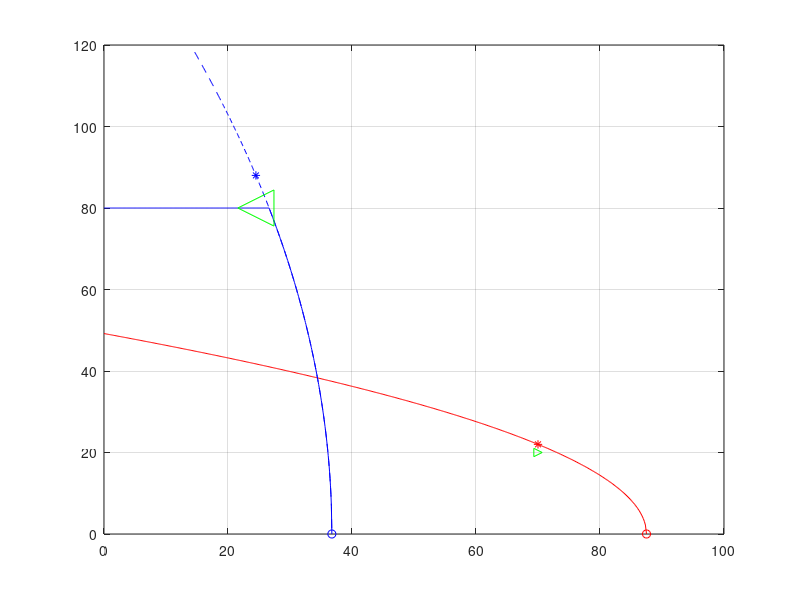

This chart was generated by the following MATLAB code: (Note: this script raises an error after producing the figure.)
% Program for estimating the main characteristics of the actuation system
% Configuration A means: all area is used for acting
% Configuration B means: only low airspeed area is used for acting
clear all
%--------------------------------------------------------------------------
% Input data and parameters------------------------------------------------
load('actuationInputDataListDualTandem.mat')
% Conversion---------------------------------------------------------------
load('actuationUnitsConversion.mat')
%--------------------------------------------------------------------------
% Parameters for computation ----------------------------------------------
hingeRatioConfB = Hm1 / Hm0;
%--------------------------------------------------------------------------
% Cylinder and valve sizing
%--------------------------------------------------------------------------
% Arm / area / stroke -----------------------------------------------------
PS_Pa = PS_psi * psi2Pa;
% Configuration A (high airspeed configuration)
A_armArea_hingeReq = (Hm1/PS_Pa) / A_sizingCriteria; % m^3, hinge moment req
A_armArea_stiffReq = (Hm0/PS_Pa); % m^3, stiffness req
A_armArea = max(A_armArea_stiffReq,A_armArea_hingeReq);
A_area = A_armArea / arm; % m^2
A_totalVol = volumeRatio * A_armArea * deltaRange_deg * deg2rad; %m^3
% Configuration B (low speed configuration)
B_armArea = (Hm2/PS_Pa) / B_sizingCriteria; % m^3, hinge moment req
B_area = B_armArea / arm; % m^2
B_totalVol = volumeRatio * B_armArea * deltaRange_deg * deg2rad;
% Common to both configurations
stroke_m = deltaRange_deg * deg2rad * arm; % m
    stroke_mm = stroke_m * 1e3;
%--------------------------------------------------------------------------
% Valve size --------------------------------------------------------------
    dotdelta1_rad = dotdelta1_deg * deg2rad; 
    dotdelta2_rad = dotdelta2_deg * deg2rad;
% Configuration A (high airspeed configuration)
A_QNL_m3s = loadFlowMargin * A_armArea * ...
    dotdelta1_rad / sqrt(1 - A_sizingCriteria);
    A_QNL_lpm = A_QNL_m3s * m3s2lpm;
% Configuration B (low speed configuration)
B_QNL_m3s = loadFlowMargin * B_armArea * ...
    dotdelta2_rad / sqrt(1 - B_sizingCriteria);
    B_QNL_lpm = B_QNL_m3s * m3s2lpm;
%--------------------------------------------------------------------------
% Pressure-flow curves
%--------------------------------------------------------------------------
PL_psi = 0:10:PS_psi;
% Configuration A (high airspeed configuration)
    A_rateLimit_rad = A_rateLimit_deg * deg2rad;
A_QL_rateLimit = loadFlowMargin * A_rateLimit_rad * A_armArea;

A_QL_m3s = A_QNL_m3s * sqrt(1 - PL_psi./PS_psi);
A_QL_m3s_RL = min(A_QL_rateLimit,A_QNL_m3s * sqrt(1 - PL_psi/PS_psi));
    A_QL_lpm = A_QL_m3s * m3s2lpm;
    A_QL_lpm_RL = A_QL_m3s_RL * m3s2lpm;
% Configuration B (low speed configuration)
B_rateLimit_rad = B_rateLimit_deg * deg2rad;
B_QL_rateLimit = loadFlowMargin * B_rateLimit_rad * B_armArea;
B_QL_m3s = B_QNL_m3s * sqrt(1 - PL_psi./PS_psi);
B_QL_m3s_RL = min(B_QL_rateLimit,B_QNL_m3s * sqrt(1 - PL_psi/PS_psi));
    B_QL_lpm = B_QL_m3s * m3s2lpm;
    B_QL_lpm_RL = B_QL_m3s_RL * m3s2lpm;
% 
% plot(PL_psi,A_QL_lpm,'*',PL_psi,B_QL_lpm,'*',...
%     PL_psi,A_QL_lpm_RL,PL_psi,B_QL_lpm_RL),grid
% legend('high airspeed chambers','low airspeed chambers',...
%     'high airspeed chambers RL','low speed chambers RL')

%--------------------------------------------------------------------------
% Load-velocity curves
%--------------------------------------------------------------------------
% Configuration A (high airspeed configuration)
A_load_N = PL_psi*psi2Pa * A_area;
A_velocity_ms = A_QL_m3s / A_area;
A_velocity_ms_RL = A_QL_m3s_RL / A_area;

A_load_KN = A_load_N * 1e-3;
    A_velocity_mms = A_velocity_ms * 1e3;
    A_velocity_mms_RL = A_velocity_ms_RL * 1e3;
% Configuration B (low speed configuration)
B_load_N = PL_psi * psi2Pa * B_area;
B_velocity_ms = B_QL_m3s / B_area;
B_velocity_ms_RL = B_QL_m3s_RL / B_area;
    B_load_KN = B_load_N * 1e-3;
    B_velocity_mms = B_velocity_ms * 1e3;
    B_velocity_mms_RL = B_velocity_ms_RL * 1e3;
% plot(A_load_KN,A_velocity_mms,'*',B_load_KN,B_velocity_mms,'*',...
%     A_load_KN,A_velocity_mms_RL,B_load_KN,B_velocity_mms_RL),grid
% legend('high airspeed chambers','low airspeed chambers',...
%      'high airspeed chambers RL','low speed chambers RL')

%--------------------------------------------------------------------------
% Hinge-rate curves
%--------------------------------------------------------------------------
% Configuration A (high speed configuration)
A_Hinge_Nm = A_load_N * arm;
A_dotdelta_rad = A_velocity_ms / arm;
A_dotdelta_rad_RL = A_velocity_ms_RL / arm;

    A_Hinge_KNm = A_Hinge_Nm * 1e-3;
    A_dotdelta_deg = A_dotdelta_rad * rad2deg;
    A_dotdelta_deg_RL = A_dotdelta_rad_RL * rad2deg;
% Configuration B (low speed configuration)
B_Hinge_Nm = B_load_N * arm;
B_dotdelta_rad = B_velocity_ms / arm;
    B_rateLimit_rad = B_rateLimit_deg * deg2rad;
B_dotdelta_rad_RL = min(B_velocity_ms_RL / arm, B_rateLimit_rad);
    B_Hinge_KNm = B_Hinge_Nm * 1e-3;
    B_dotdelta_deg = B_dotdelta_rad * rad2deg;
    B_dotdelta_deg_RL = B_dotdelta_rad_RL * rad2deg;

%--------------------------------------------------------------------------
% Main PLOT----------------------------------------------------------------
% Requirement points
loadReq = [70 20];
rateReq = [24.5 80];
% Sizing points
A_sizingLoad = [87.5 0];
A_sizingRate = [70 20*1.1];
B_sizingLoad = [24.5*3/2 0];
B_sizingRate = [24.5 80*1.1];
% Hm-dotdelta plot
limB = 200;
rangeB = limB:1:length(B_Hinge_KNm);
p1 = plot(A_Hinge_KNm,A_dotdelta_deg,'r',B_Hinge_KNm(rangeB),B_dotdelta_deg(rangeB),'b--',...
    B_Hinge_KNm,B_dotdelta_deg_RL,'b',...
    A_sizingLoad(1),A_sizingLoad(2),'ro',...
    A_sizingRate(1),A_sizingRate(2),'r*',...
    B_sizingLoad(1),B_sizingLoad(2),'bo',...
    B_sizingRate(1),B_sizingRate(2),'b*',...
    loadReq(1),loadReq(2),'g>',...
    rateReq(1),rateReq(2),'g<','MarkerSize',26);
grid on
ax1 = gca; 
ax1.FontSize = 22;
p1(1).LineWidth = 4;
p1(2).LineWidth = 4;
p1(3).LineWidth = 4;
p1(4).LineWidth = 4;
p1(5).LineWidth = 4;
p1(6).LineWidth = 4;
p1(7).LineWidth = 4;
p1(8).LineWidth = 4;
p1(9).LineWidth = 4;
legend('High airspeed (max rate of 48 deg/s)',...
    'Low airspeed (no rate limit)',...
    'Low airspeed RL (rate limit at 80 deg/s)',...
    'Cylinder sizing point (high airspeed)','Valve sizing point (high airspeed)',...
    'Cylinder sizing point (low airspeed)','Valve sizing point (low airspeed)',...
    'High airspeed REQ','Low airspeed REQ',...
    'Location','northeast','FontSize', 20);
xlabel('Hinge moment (KN*m)','FontSize', 22);
ylabel('Surface rate (deg/s)','FontSize', 22);

%--------------------------------------------------------------------------
% Save
%--------------------------------------------------------------------------
save('actuationSizingDataDualTandem.mat',...
    'A_area','B_area',...
    'A_QNL_m3s','B_QNL_m3s',...
    'A_QL_rateLimit','B_QL_rateLimit',...
    'A_totalVol','B_totalVol')
% %--------------------------------------------------------------------------
% % Plot
% %--------------------------------------------------------------------------
% subplot(2,2,[1,2])
% plot(PL_psi,QL_ConfA_lpm,'r--',...
%     PL_psi,QL_ConfA_lpm_RL,'b',...
%     PL_psi,QL_ConfB_lpm_RL,'g'),grid
% xlabel('Pressure (psi)')
% ylabel('Flow (lpm)')
% legend('Low Speed','Low speed (RL = 80 deg/s)','High Speed')
% 
% subplot(2,2,3)
% plot(load_ConfA_KN,velocity_ConfA_mms,'r--',...
%     load_ConfA_KN,velocity_ConfA_mms_RL,'b',...
%     load_ConfB_KN,velocity_ConfB_mms_RL,'g'),grid
% xlabel('Load (KN)')
% ylabel('Velocity (mms)')
% legend('Low Speed','Low speed (RL = 80 deg/s)','High Speed')
% 
% subplot(2,2,4)
% plot(Hinge_ConfA_KNm,dotdelta_ConfA_deg,'r--',...
%     Hinge_ConfA_KNm,dotdelta_ConfA_deg_RL,'b',...
%     Hinge_ConfB_KNm,dotdelta_ConfB_deg_RL,'g'),grid
% xlabel('Hinge moment (KN*m)')
% ylabel('Surface rate (deg/s)')
% legend('Low Speed','Low speed (RL = 80 deg/s)','High Speed')
% 
% % % -------------------------------------------------------------------------
% % % Plot results-------------------------------------------------------------
% % hingeSizingPoint_FlowPressure = [sizingCriteria*PS_psi,QNL_lpm*sqrt(1-sizingCriteria)];
% % hingeSizingPoint_RateHinge = [Hm1,(QNL_m3s*sqrt(1-sizingCriteria)/(armArea*loadFlowMargin))*rad2deg];
% % PowerSizingPoint = [sizingCriteria*PS_psi,QNL_m3s*sqrt(1-sizingCriteria)*sizingCriteria*PS_psi*psi2Pa];
% % if sizingCase == 0
% %     rateSizingPoint_FlowPressure = [Hm1/armArea*Pa2psi,dotdelta1_rad*armArea*m3s2lpm*loadFlowMargin];
% %     rateSizingPoint_RateHinge = [Hm1,(QNL_m3s*sqrt(1-sizingCriteria)/ (armArea*loadFlowMargin))*rad2deg];
% % else
% %     rateSizingPoint_FlowPressure = [Hm2/armArea*Pa2psi,dotdelta2_rad*armArea*m3s2lpm*loadFlowMargin];
% %     rateSizingPoint_RateHinge = [Hm2,dotdelta2_deg];
% % end
% % % % figure %-------------------------------------------------------------------
% % % % plot(PL_psi,A_QL_lpm,'--',PL_psi,A_QL_lpm_RL,...
% % % %     PL_psi,B_QL_lpm,'--',PL_psi,B_QL_lpm_RL),grid
% subplot(3,2,1)
% plot(PL_psi,A_QL_lpm,'--',PL_psi,A_QL_lpm_RL,...
%     rateSizingPoint_FlowPressure(1),rateSizingPoint_FlowPressure(2),'k*',...
%     hingeSizingPoint_FlowPressure(1),hingeSizingPoint_FlowPressure(2),'ko',...
%     'MarkerSize',10),grid
% title(strcat('Flow-pressure curve,',textCriteria))
% legend('No rate limit','Rate limit applied','Valve sizing point',...
%     'Cylinder sizing point','Location','southwest')
% xlabel('Pressure [psi]')
% ylabel('Load-flow [lpm]')
% % 
% % subplot(3,2,3)
% % plot((Hm/arm)*1e-3,dotdelta_deg*deg2rad*arm*1e3,'--',(Hm/arm)*1e-3,dotdelta_deg_RL*deg2rad*arm*1e3,...
% %     (rateSizingPoint_RateHinge(1)/arm)*1e-3,rateSizingPoint_RateHinge(2)*deg2rad*arm*1e3,'k*',...
% %     (hingeSizingPoint_RateHinge(1)/arm)*1e-3,hingeSizingPoint_RateHinge(2)*deg2rad*arm*1e3,'ko','MarkerSize',10),grid
% % title(strcat('Velocity-force curve,',textCriteria))
% % legend('No rate limit','Rate limit applied','Valve sizing point',...
% %     'Cylinder sizing point','Location','southwest')
% % xlabel('Force [KN]')
% % ylabel('Velocity [mm/s]')
% % 
% % subplot(3,2,5)
% % plot(Hm*1e-3,dotdelta_deg,'--',Hm*1e-3,dotdelta_deg_RL,...
% %     rateSizingPoint_RateHinge(1)*1e-3,rateSizingPoint_RateHinge(2),'k*',...
% %     hingeSizingPoint_RateHinge(1)*1e-3,hingeSizingPoint_RateHinge(2),'ko','MarkerSize',10),grid
% % title(strcat('Rate-hinge curve,',textCriteria))
% % legend('No rate limit','Rate limit applied','Valve sizing point',...
% %     'Cylinder sizing point','Location','southwest')
% % xlabel('Hinge moment [KN*m]')
% % ylabel('Surface rate [deg/s]')
% % 
% % subplot(3,2,[2,6])
% % plot(PL_psi,developedPower_W*1e-3,'--',PL_psi,developedPower_W_RL*1e-3,...
% %     PL_psi,consumedPower_W*1e-3,'--',PL_psi,consumedPower_W_RL*1e-3,...
% %     PowerSizingPoint(1),PowerSizingPoint(2)*1e-3,'kd','MarkerSize',10),grid
% % title(strcat('Developed and consumed Power,',textCriteria))
% % legend('Developed no rate limit','Developed rate limit applied',...
% %     'Consumed no rate limit','Consumed rate limit applied','Sizing point',...
% %     'Location','northeast')
% % xlabel('Pressure [psi]')
% % ylabel('Power [KW]')
% 
% 
